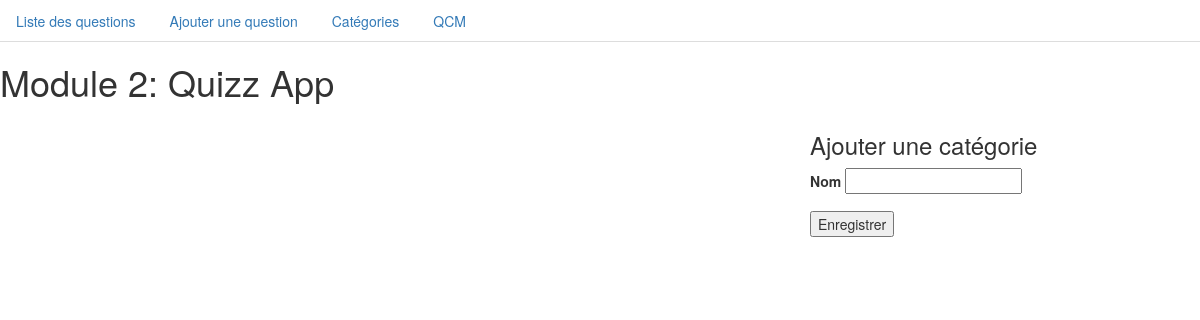
The page /?route=category/manage on the database as committed earlier.
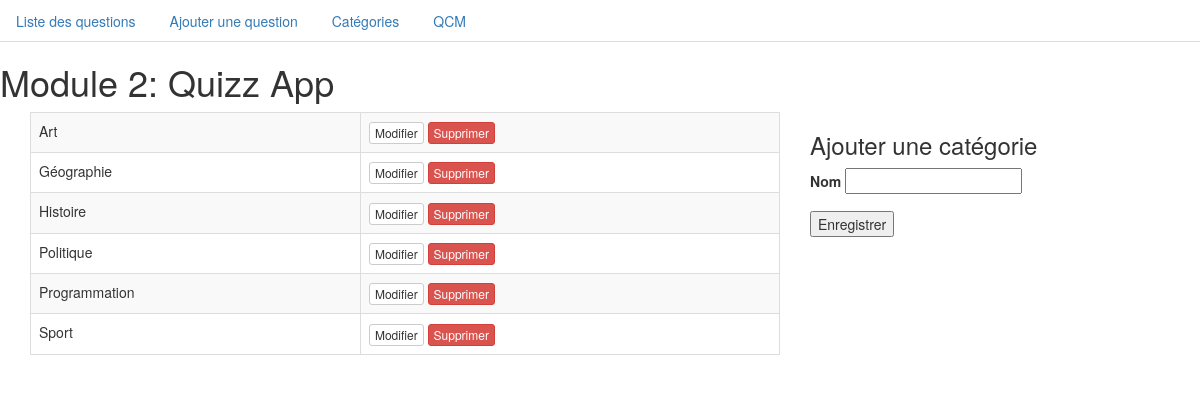
The same page on the database as committed later.
### tables this page shows
CREATE TABLE `category` (
  `id` int(11) NOT NULL,
  `name` varchar(100) NOT NULL
);

### categories.php (called while the page is built)
<?php
function getCategories($db) {
  $query = $db->prepare('SELECT * FROM category ORDER BY name ASC');
  $query->execute();
  $categories = $query->fetchAll(PDO::FETCH_OBJ);
  return $categories;
}
?>

### category/manage.php (the view, shortened to what this page needs)
<?php
include('./categories.php');
$action = NULL;
$categories = getCategories($db);
?>
<div class="container">
  <div class="row">
    <div class="col-md-8">
      <table class="table table-bordered table-striped">
        <?php foreach($categories as $category): ?>
          <tr>
            <td><?= $category->name ?></td>
            <td>
              <a class="btn btn-xs btn-default" $
                href="?route=category/manage&action=edit&id_category=<?=$category->id?>">
                Modifier</a>
              <a
                class="btn btn-xs btn-danger"
                href="?route=category/manage&action=delete&id_category=<?=$category->id?>">
                Supprimer</a>
            </td>
          </tr>
        <?php endforeach ?>
      </table>
    </div>
    <div class="col-md-4">
      <?php if($action == 'edit'): ?>
        <h3>Modifier la catégorie</h3>
        <form method="POST">
          <div class="form-group">
            <label for="name">Nom</label>
            <input
              type="text"
              name="name"
              required
              value="<?= getCategoryName($categories, $id_category) ?>">
          </div>
          <input type="hidden" name="id" value="<?=$id_category ?>">
          <input type="submit" name="edit" value="Mettre à jour">
        </form>
      <?php else: ?>
        <h3>Ajouter une catégorie</h3>
        <form method="POST">
          <div class="form-group">
            <label for="name">Nom</label>
            <input type="text" name="name" required>
          </div>
          <input type="submit" name="insert" value="Enregistrer">
        </form>
      <?php endif ?>
    </div>
  </div>
</div>

Rows that differ between the two databases and show on the page:
added category: name "Art"
added category: name "Géographie"
added category: name "Histoire"
added category: name "Politique"
added category: name "Programmation"
added category: name "Sport"
